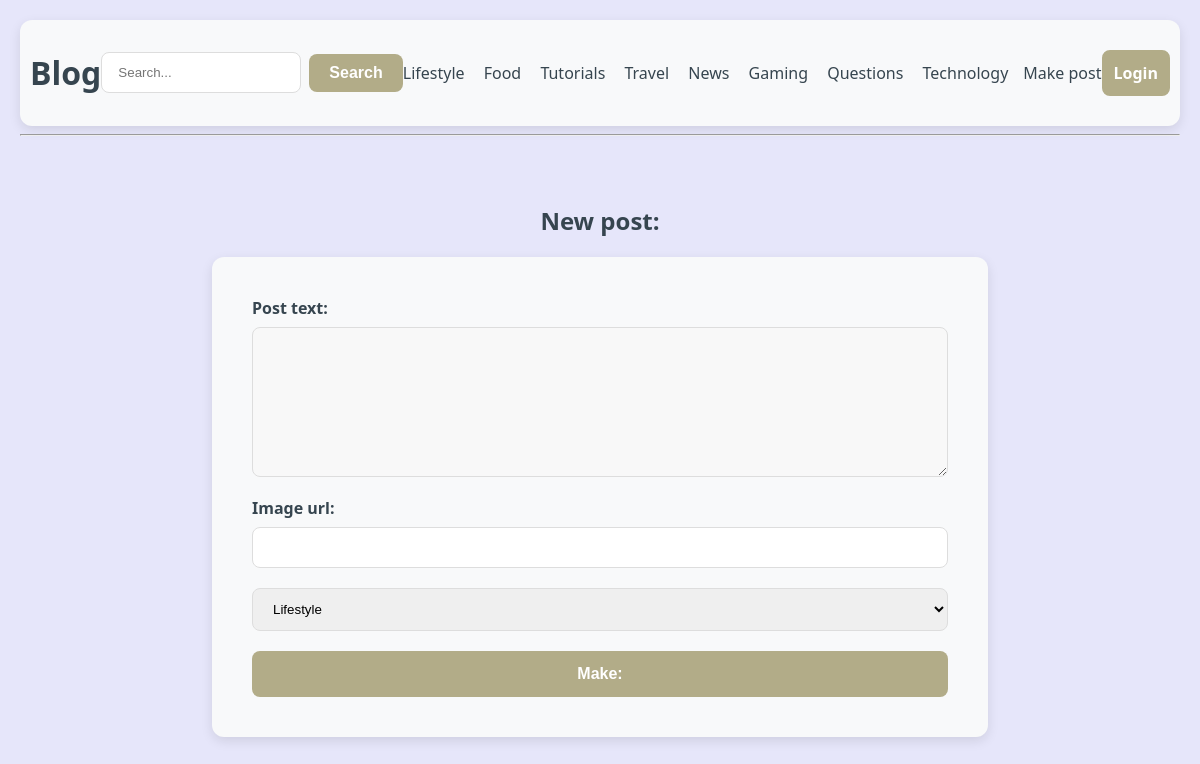
Page /add on the committed database.
### tables this page shows
CREATE TABLE sections (id INTEGER PRIMARY KEY AUTOINCREMENT, name TEXT UNIQUE NOT NULL, slug TEXT UNIQUE NOT NULL);

### main.py (the view, shortened to what this page needs)
@app.route("/add", methods=["GET", "POST"])
def add_post():
    display_name = session.get("login_name", "Login")
    sections = get_blog_sections()
    return render_template("add_post.html", sections=sections, name=display_name)

### db.py (called while the page is built)
def get_db():
    conn = sqlite3.connect(DB_NAME)
    conn.row_factory = sqlite3.Row
    return conn

def get_blog_sections():
    with get_db() as db:
        sections = db.execute("SELECT * FROM sections").fetchall()
        return sections

### templates/add_post.html
{% extends "base.html" %}
{% block content %}
<link rel="stylesheet" href="{{ url_for('static', filename='add_post.css') }}">
<div id="add-post-page"> <h2>New post:</h2>
    <form method="post">
        <label for="text">Post text:</label>
        <textarea name="text" id="text"></textarea>
        <label for="image">Image url:</label>
        <input type="url" name="image" id="image">
        <select name="section" id="section" required>
            {% for section in sections %}
                <option value="{{ section.id }}">{{ section.name }}</option>
            {% endfor %}
        </select>
        <button type="submit">Make:</button>
    </form>
</div>
{% endblock %}

### templates/base.html (shortened to what this page needs)
<!DOCTYPE html>
<html lang="uk">
<head>
    <link rel="stylesheet" href="{{ url_for('static', filename='style.css') }}">
</head>
<body>
<header>
    <h1><a href="{{ url_for('index') }}" class="url_btn">Blog</a></h1>
    <form action="{{ url_for('index') }}" method="POST" class="search-form">
        <div class="search-group">
            <input type="text" name="input" placeholder="Search..." required>
            <button type="submit">Search</button>
        </div>
    </form>
    <nav>
        <div>
            {% for section in sections %}
                <a href="{{ url_for('section_page', section_slug=section.slug) }}" class="url_btn">
                    {{ section.name }}
                </a>
            {% endfor %}
        </div>
    </nav>
    <a href="{{ url_for('add_post') }}" class="url_btn">Make post</a>
    <a href="{{ url_for('register') }}" class="btn">{{ name }}</a>
</header>
<hr>
{% block content %}{% endblock %}
</body>
</html>

### static/style.css (style rules this page uses)
body { font-family: "Segoe UI", sans-serif; color: #36454F; max-width: 100%; margin: auto; padding: 20px; background-color: #E6E6FA; }
header { display: flex; justify-content: space-between; align-items: center; background-color: #F8F9FA; padding: 10px; border-radius: 12px; box-shadow: 0 4px 12px rgba(0, 0, 0, 0.1); }
nav a { margin-right: 15px; text-decoration: none; color: #333; }
.url_btn { color: inherit; text-decoration: none; }
input[type=text], select { width: 100%; padding: 12px 16px; margin-bottom: 20px; display: block; border: 1.5px solid #ddd; border-radius: 8px; box-sizing: border-box; transition: border-color 0.3s ease; }
button[type=submit] { width: 50%; background-color: #B2AC88; color: white; padding: 14px; border: none; border-radius: 8px; font-size: 16px; font-weight: bold; cursor: pointer; transition: background-color 0.3s ease, transform 0.1s ease; }
.btn { text-decoration: none; width: 5%; background-color: #B2AC88; color: white; width: fit-content; border: 2px solid #B2AC88; padding: 10px; border-radius: 8px; font-size: 16px; font-weight: bold; cursor: pointer; transition: background-color 0.3s ease, transform 0.1s ease; }
.search-group { display: flex; gap: 8px; align-items: center; }
.search-group input[type=text] { margin-bottom: 0; width: 200px; }
.search-group button[type=submit] { width: auto; padding: 10px 20px; }
textarea { width: 100%; height: 150px; padding: 12px; box-sizing: border-box; border: 2px solid #ccc; border-radius: 4px; background-color: #f8f8f8; font-size: 16px; resize: none; }

### rows in the picture
sections: name "Lifestyle"
sections: name "Food"
sections: name "Tutorials"
sections: name "Travel"
sections: name "News"
sections: name "Gaming"
sections: name "Questions"
sections: name "Technology"

### other values in the picture
{{ name }} "Login"
form field section "Lifestyle"
